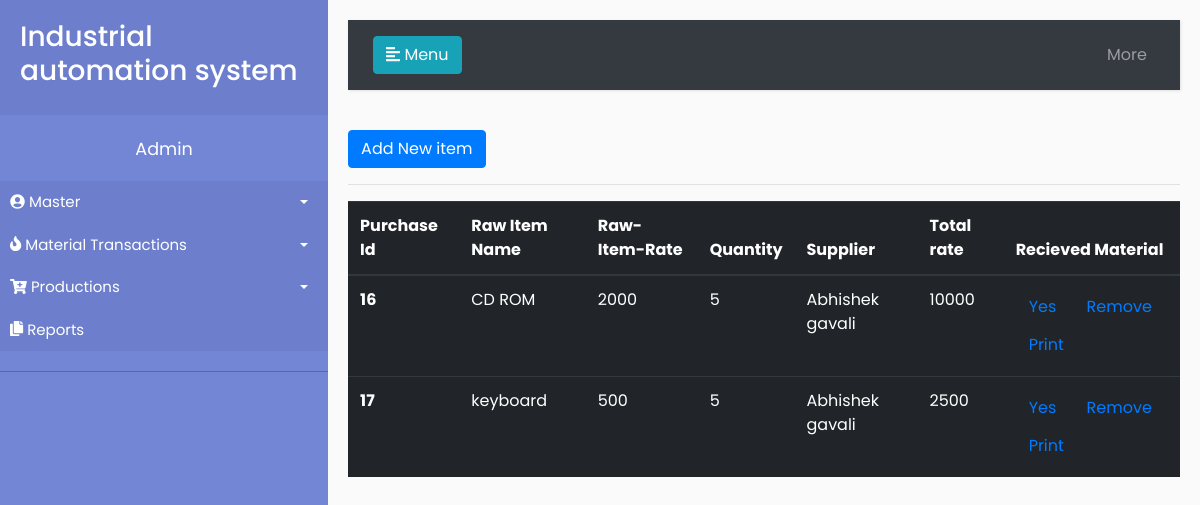
The page /material-transaction/purchase-order/list on the database its author committed.
### material_transaction/models.py (models this page shows, shortened)
class Purchase(models.Model):
	rawitem=models.ForeignKey(Rawitem, on_delete=models.CASCADE)
	quantity=models.PositiveIntegerField(blank=True)
	date=models.DateTimeField(default=timezone.now)
	supplier=models.ForeignKey(Supplier, on_delete=models.CASCADE)
	total=models.PositiveIntegerField(editable=False)
	receives=models.BooleanField(default=False)
	counts=models.PositiveIntegerField(null=True, blank=True)
	sgst=models.FloatField(null=True, blank=True, editable=False)
	grand_total=models.PositiveIntegerField(editable=False)

class Rawitem(models.Model):
	itemcode = models.CharField(max_length=50)
	item_name = models.CharField(max_length=10)
	rate = models.PositiveIntegerField(blank=True)
	description = models.TextField()
	created_date = models.DateTimeField(default=timezone.now)
	def __str__(self):
		return self.item_name

### master/models.py (models this page shows)
class Supplier(models.Model):
	name = models.CharField(max_length=50)
	contact = models.PositiveIntegerField(max_length=10)
	email_id = models.EmailField(max_length=254, blank=True)
	address = models.TextField()
	created_date = models.DateTimeField(default=timezone.now)
	def __str__(self):
		return self.name

### material_transaction/views.py (the view)
# urls.py: path('purchase-order/list', views.purchase_order_list, name='purchase_order'),
def purchase_order_list(request):
	orderlist=Purchase.objects.filter(receives = False).order_by('date')
	return render(request,'material/purchase_order_list.html',{'orderlist':orderlist})

### material_transaction/templates/material/purchase_order_list.html
{% extends 'base.html' %}
{% block content %}
<a class="btn btn-primary" href="{% url 'purchase' %}" role="button">Add New item</a> <hr/>
<table class="table table-dark">
  <thead>
    <tr>
      <th scope="col">Purchase Id</th>
      <th scope="col">Raw Item Name</th>
      <th scope="col">Raw-Item-Rate</th>
      <th scope="col">Quantity</th>
      <th scope="col">Supplier</th>
       <th scope="col"> Total rate </th>
       <th scope="col"> Recieved Material </th>
    </tr>
  </thead>
  <tbody>
{% for detail in orderlist %}
    <tr>
      <th scope="row"> {{ detail.id }}</th>
      <td>{{ detail.rawitem }}</td>
      <td>{{ detail.rawitem.rate }}</td>
      <td>{{ detail.quantity }}</td>
      <td>{{ detail.supplier }}</td>
      <td>{{ detail.total }}</td>
      <td><a class="btn btn-link" href="{% url 'material_received' detail.id %}"> Yes </a>
      <a class="btn btn-link confirm-delete" href="{% url 'deleterawitem' pk=detail.pk %}"> Remove </a>
       <a class="btn btn-link" href="{% url 'purchase_bill' pk=detail.pk %}"> Print </a>  </td>
    </tr>
    {% endfor %}
  </tbody>
</table>
{% endblock %}

### master/static/css/style.css (style rules this page uses)
body { font-family: 'Poppins', sans-serif; background: #fafafa; }
a, a:hover, a:focus { color: inherit; text-decoration: none; transition: all 0.3s; }

### rows shown on the page
Purchase: id "16", rawitem "CD ROM", rawitem.rate "2000", quantity "5", supplier "Abhishek gavali", total "10000"
Purchase: id "17", rawitem "keyboard", rawitem.rate "500", quantity "5", supplier "Abhishek gavali", total "2500"
